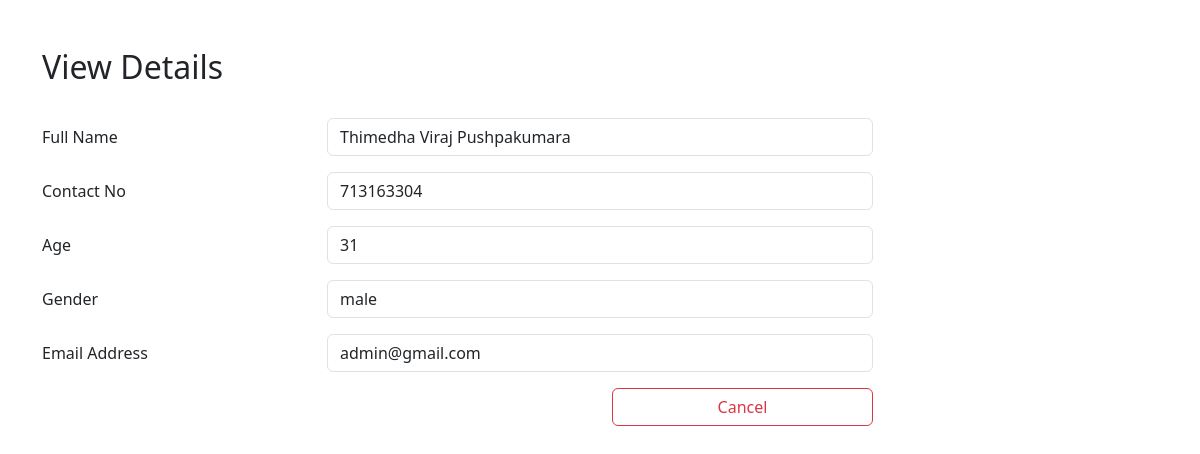
The app's page /Admin/SettingProfile_View.php?id=1 with its own data.
### tables this page shows
CREATE TABLE `users` (
  `id` int(255) NOT NULL,
  `name` varchar(255) DEFAULT NULL,
  `contact` int(10) NOT NULL,
  `age` varchar(2) NOT NULL,
  `gender` varchar(10) NOT NULL,
  `email` varchar(255) NOT NULL,
  `password` varchar(255) NOT NULL,
  `user_type` varchar(255) NOT NULL
);

### Admin/SettingProfile_View.php (the view, shortened to what this page needs)
<?php
$servername = "localhost";
$username = "root";
$password = "";
$database = "body_tone_db";
$connection = new mysqli($servername, $username, $password, $database);
$name = "";
$contact = "";
$age = "";
$gender = "";
$email = "";
if ($_SERVER['REQUEST_METHOD'] == 'GET') {
    $id = $_GET["id"];
    $sql = "SELECT * FROM users WHERE id=$id";
    $result = $connection->query($sql);
    $row = $result->fetch_assoc();
    $name = $row["name"];
    $contact = $row["contact"];
    $age = $row["age"];
    $gender = $row["gender"];
    $email = $row["email"];
}
?>
<!DOCTYPE html>
<html lang="en">
<head>
    <link rel="stylesheet" href="https://cdn.jsdelivr.net/npm/bootstrap@5.3.3/dist/css/bootstrap.min.css">
</head>
<body>
    <div class="container my-5">
        <h2>View Details</h2><br>
<form method="post">
    <div class="row mb-3">
        <label class="col-sm-3 col-form-label">Full Name</label>
            <div class="col-sm-6">
                <label  class="form-control"  value=""><?php echo $name; ?></label>
            </div>
    </div>
    <div class="row mb-3">
        <label class="col-sm-3 col-form-label">Contact No</label>
            <div class="col-sm-6">
                <label  class="form-control"  value=""><?php echo $contact; ?></label>
            </div>
    </div>
    <div class="row mb-3">
        <label class="col-sm-3 col-form-label">Age</label>
            <div class="col-sm-6">
                <label  class="form-control"  value=""><?php echo $age; ?></label>
            </div>
    </div>
    <div class="row mb-3">
        <label class="col-sm-3 col-form-label">Gender</label>
            <div class="col-sm-6">
            <label  class="form-control"  value=""><?php echo $gender; ?></label>
            </div>
    </div>
   <div class="row mb-3">
        <label class="col-sm-3 col-form-label">Email Address</label>
            <div class="col-sm-6">
            <label  class="form-control"  value=""><?php echo $email; ?></label>
            </div>
    </div>
    <div class="row mb-3">
                <div class="offset-sm-3 col-sm-3 d-grid">
                </div>
                <div class="col-sm-3 d-grid">
                    <a class="btn btn-outline-danger" href="Settings.php" role="button">Cancel</a>
                </div>
            </div>
        </form>
    </div>
</body>
</html>

### records on screen
users: name "Thimedha Viraj Pushpakumara", contact "713163304", age "31", gender "male", email "admin@gmail.com"
